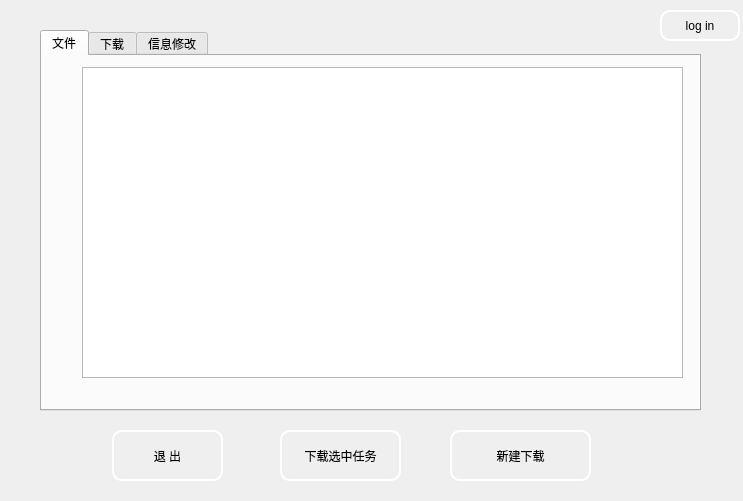
<?xml version="1.0" encoding="UTF-8"?>
<ui version="4.0">
 <class>DownLoadWindow</class>
 <widget class="QMainWindow" name="DownLoadWindow">
  <property name="geometry">
   <rect>
    <x>0</x>
    <y>0</y>
    <width>743</width>
    <height>501</height>
   </rect>
  </property>
  <property name="windowTitle">
   <string>DownLoadWindow</string>
  </property>
  <property name="styleSheet">
   <string notr="true">background-image: url(:/new/prefix1/yumao.jpg);
QPushButton{
background-color: rgba(255, 255, 255, 0);
border:2px solid white;border-radius:10px;
}
 
QPushButton:hover{ 
background-color: rgba(255, 255, 255, 150);
border:2px solid white;border-radius:10px;
}
 

QPushButton:pressed{
background-color: rgba(255, 255, 255, 150);
border:2px solid white;border-radius:10px;
padding-left:6px;
padding-top:6px;
}</string>
  </property>
  <widget class="QWidget" name="centralwidget">
   <property name="styleSheet">
    <string notr="true">QPushButton{
background-color: rgba(255, 255, 255, 0);
border:2px solid white;border-radius:10px;
}
 
QPushButton:hover{ 
background-color: rgba(255, 255, 255, 150);
border:2px solid white;border-radius:10px;
}
 

QPushButton:pressed{
background-color: rgba(255, 255, 255, 150);
border:2px solid white;border-radius:10px;
padding-left:6px;
padding-top:6px;
}</string>
   </property>
   <widget class="QPushButton" name="pushButton_2">
    <property name="geometry">
     <rect>
      <x>112</x>
      <y>430</y>
      <width>111</width>
      <height>51</height>
     </rect>
    </property>
    <property name="text">
     <string>退 出</string>
    </property>
    <property name="icon">
     <iconset resource="pictures.qrc">
      <normaloff>:/new/prefix1/300px-078Rapidash.png</normaloff>:/new/prefix1/300px-078Rapidash.png</iconset>
    </property>
   </widget>
   <widget class="QTabWidget" name="tabWidget">
    <property name="geometry">
     <rect>
      <x>40</x>
      <y>30</y>
      <width>661</width>
      <height>381</height>
     </rect>
    </property>
    <property name="styleSheet">
     <string notr="true"/>
    </property>
    <property name="currentIndex">
     <number>0</number>
    </property>
    <widget class="QWidget" name="tab">
     <attribute name="title">
      <string>文件</string>
     </attribute>
     <widget class="QTableView" name="tableView">
      <property name="geometry">
       <rect>
        <x>40</x>
        <y>11</y>
        <width>601</width>
        <height>311</height>
       </rect>
      </property>
     </widget>
    </widget>
    <widget class="QWidget" name="tab_2">
     <attribute name="title">
      <string>下载</string>
     </attribute>
    </widget>
    <widget class="QWidget" name="tab_3">
     <attribute name="title">
      <string>信息修改</string>
     </attribute>
     <widget class="QLabel" name="label">
      <property name="geometry">
       <rect>
        <x>70</x>
        <y>30</y>
        <width>72</width>
        <height>15</height>
       </rect>
      </property>
      <property name="text">
       <string>用户名</string>
      </property>
     </widget>
     <widget class="QLabel" name="label_3">
      <property name="geometry">
       <rect>
        <x>70</x>
        <y>150</y>
        <width>72</width>
        <height>15</height>
       </rect>
      </property>
      <property name="text">
       <string>新密码</string>
      </property>
     </widget>
     <widget class="QLineEdit" name="lineEdit">
      <property name="geometry">
       <rect>
        <x>172</x>
        <y>30</y>
        <width>261</width>
        <height>21</height>
       </rect>
      </property>
     </widget>
     <widget class="QLineEdit" name="lineEdit_3">
      <property name="geometry">
       <rect>
        <x>170</x>
        <y>150</y>
        <width>261</width>
        <height>21</height>
       </rect>
      </property>
     </widget>
     <widget class="QLineEdit" name="lineEdit_4">
      <property name="geometry">
       <rect>
        <x>170</x>
        <y>280</y>
        <width>261</width>
        <height>21</height>
       </rect>
      </property>
     </widget>
     <widget class="QLabel" name="label_4">
      <property name="geometry">
       <rect>
        <x>70</x>
        <y>280</y>
        <width>72</width>
        <height>15</height>
       </rect>
      </property>
      <property name="text">
       <string>再次确认</string>
      </property>
     </widget>
     <widget class="QPushButton" name="pushButton_6">
      <property name="geometry">
       <rect>
        <x>500</x>
        <y>150</y>
        <width>93</width>
        <height>41</height>
       </rect>
      </property>
      <property name="text">
       <string>确认修改</string>
      </property>
     </widget>
    </widget>
   </widget>
   <widget class="QPushButton" name="pushButton_7">
    <property name="geometry">
     <rect>
      <x>660</x>
      <y>10</y>
      <width>80</width>
      <height>31</height>
     </rect>
    </property>
    <property name="text">
     <string>log in</string>
    </property>
   </widget>
   <widget class="QPushButton" name="pushButton">
    <property name="geometry">
     <rect>
      <x>450</x>
      <y>430</y>
      <width>141</width>
      <height>51</height>
     </rect>
    </property>
    <property name="text">
     <string>新建下载</string>
    </property>
    <property name="icon">
     <iconset resource="pictures.qrc">
      <normaloff>:/new/prefix1/pkq.png</normaloff>:/new/prefix1/pkq.png</iconset>
    </property>
   </widget>
   <widget class="QPushButton" name="pushButton_3">
    <property name="geometry">
     <rect>
      <x>280</x>
      <y>430</y>
      <width>121</width>
      <height>51</height>
     </rect>
    </property>
    <property name="text">
     <string>下载选中任务</string>
    </property>
   </widget>
  </widget>
 </widget>
 <resources>
  <include location="pictures.qrc"/>
 </resources>
 <connections/>
</ui>
